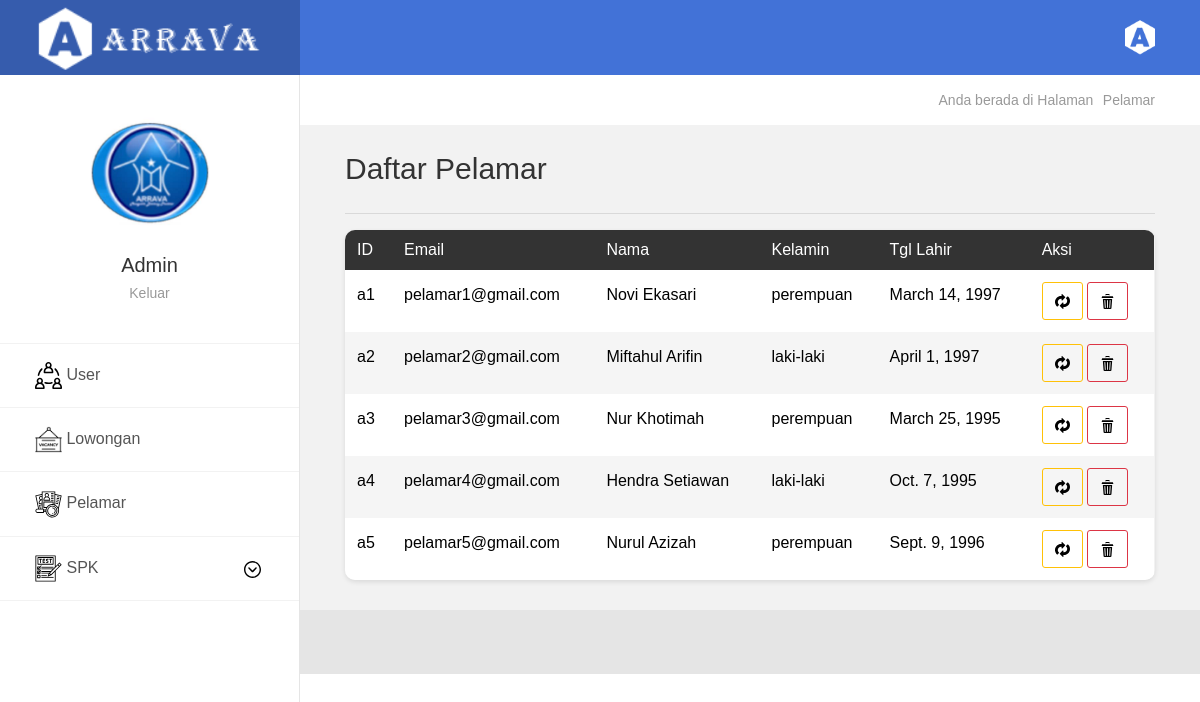
The page /account/lihat_cand (signed in) on the database its author committed.
### account/models.py (models this page shows, shortened)
class candidate(models.Model):
	JENKEL = {
		('laki-laki', 'Laki-laki'),
		('perempuan', 'Perempuan'),
	}
	STAT = {
		('seleksi', 'Seleksi'),
		('diterima', 'Diterima'),
		('ditolak', 'Ditolak'),
	}
	LUL = {
		('d1', 'D1'),
		('d2', 'D2'),
		('d3', 'D3'),
		('d4', 'D4'),
		('s1', 'S1')
	}
	id_candidate	= models.CharField(max_length=3, default=increment_candidate, primary_key=True)
	nama_depan		= models.CharField(max_length=25, null=True)
	nama_belakang	= models.CharField(max_length=25, null=True)
	jenis_kelamin	= models.CharField(max_length=25, choices=JENKEL, default='laki-laki')
	tgl_lahir		= models.DateField(blank=True, null=True)
	no_telp			= models.CharField(max_length=13, null=True, blank=True, validators=[validators.MinLengthValidator(10)])
	alamat	 		= models.TextField(null=True, blank=True)
	foto_profil		= models.ImageField(default='default.jpg', blank=True)
	cv				= models.FileField(default='cv.pdf', blank=True)
	status			= models.CharField(max_length=25, choices=STAT, default='seleksi')
	cand_mail 		= models.OneToOneField(
							users,
							null=True,
							blank=True,
							on_delete=models.CASCADE,
							limit_choices_to={'is_leader':False, 'is_staff':False}
						)

class users(AbstractBaseUser, PermissionsMixin):
	id_user		= models.AutoField(auto_created=True, primary_key=True, serialize=False)
	email		= models.EmailField(max_length=25, unique=True, validators=[validate_email])
	is_active	= models.BooleanField(default=True)
	is_leader 	= models.BooleanField(default=False)
	is_staff 	= models.BooleanField(default=False)
	is_superuser= models.BooleanField(default=False)
	date_joined	= models.DateTimeField(auto_now_add=True, editable=True, blank=True, null=True)
	last_login	= models.DateTimeField(auto_now=True, editable=True, blank=True, null=True)
	USERNAME_FIELD	= 'email'
	REQUIRED_FIELDS	= []
	objects			= users_manager()
	def __str__(self):
		return self.email

### account/decorators.py (the view)
	def wrapper_func(request, *args, **kwargs):
		if request.user.is_authenticated:
			if request.user.is_staff == True or request.user.is_leader == True:
				return view_func(request, *args, **kwargs)
			else:
				return HttpResponse('Anda tidak memiliki akses ke Halaman ini')

### account/views.py (called while the page is built)
@login_required(login_url='login1')
@admin_leader
@lowongan_ada
def lihat_candV(request):
	db_cand = candidate.objects.order_by('id_candidate')
	db_low	= lowongan.objects.all()
	db_verif= verify.objects.all()
	low_status = ''
	if db_low.exists():
		low_status = db_low[0].status
	verif_ada = False
	if db_verif.exists():
		verif_ada = db_verif[0].verifikasi
	context = {
		'judul'		:'Pelamar',
		'judul_isi'	:'Daftar Pelamar',
		'tabel'		:db_cand,
		'jumlah'	:db_cand.count(),
		'status'	:low_status,
		'verif' 	:verif_ada,
	}
	return render(request, 'account/lihat_candidate.html', context)

### account/templates/account/lihat_candidate.html (shortened to what this page needs)
{% extends "base_menu/base.html" %}
{% load static %}
{% block isi %}
<div class="page-wrapper">
	{% if request.user.is_staff is True %}
	{% include "base_menu/sideA.html" %}
	{% elif request.user.is_leader is True %}
	{% include "base_menu/sideL.html" %}
	{% endif %}
	<div class="page-container2">
		{% include "base_menu/header.html" %}
		{% include "base_menu/breadcrumb.html" %}
		<section>
			<div class="section__content section__content--p30">
				<div class="container-fluid">
					<br>
					<div class="row">
						<div class="col-md-12">
							<div class="overview-wrap">
								<h2 class="title-1 m-b-10">{{judul_isi}}</h2>
							</div>
							<hr>
							<div class="table-responsive table--no-card m-b-30">
								<table class="table table-borderless table-striped table-earning">
									<thead class="">
										<tr>
											<th>ID</th>
											<th>Email</th>
											<th>Nama</th>
											<th>Kelamin</th>
											<th>Tgl Lahir</th>
											{% if request.user.is_staff is True %}
											<th>Aksi</th>
											{% else %}
											<th scope="col">Detail</th>
											{% endif %}
										</tr>
									</thead>
									<tbody class="">
										{% for data in tabel %}
										<tr>
											<td>{{data.id_candidate}}</td>
											<td class="desc">{{data.cand_mail}}</td>
											<td>{{data.nama_depan}} {{data.nama_belakang}}</td>
											<td>{{data.jenis_kelamin}}</td>
											<td>{{data.tgl_lahir}}</td>
											{% if request.user.is_staff is True %}
											{% if verif is True %}
											<td>
												<span class="status--process">Selesai</span>
											</td>
											{% else %}
											<td>
												<a href="{% url 'account:ubah_cand' data.id_candidate %}" class="btn btn-outline-warning" title="Ubah Data Pelamar">
													<img src="{% static "images/icon/loop.svg" %}" style="width:15px;">
												</a>
												<a href="{% url 'account:hapus_cand' data.id_candidate %}" class="btn btn-outline-danger" title="Hapus Data Pelamar">
													<img src="{% static "images/icon/delete.svg" %}" style="width:15px;">
												</a>
											</td>
											{% endif %}
											{% elif request.user.is_leader is True %}
											<td>
												<a href="{% url 'account:detail_cand' data.id_candidate %}" class="btn btn-outline-secondary" title="Detail Data Pelamar">
													<img src="{% static "images/icon/info.svg" %}" style="width:15px;">
												</a>
											</td>
											{% endif %}
										</tr>
										{% endfor %}
									</tbody>
								</table>
							</div>
						</div>
					</div>
				</div>
			</div>
		</section>
	</div>
</div>
{% endblock isi %}

### rows shown on the page
candidate: id_candidate "a1", cand_mail "pelamar1@gmail.com", nama_depan "Novi", nama_belakang "Ekasari", jenis_kelamin "perempuan", tgl_lahir "March 14, 1997"
candidate: id_candidate "a2", cand_mail "pelamar2@gmail.com", nama_depan "Miftahul", nama_belakang "Arifin", jenis_kelamin "laki-laki", tgl_lahir "April 1, 1997"
candidate: id_candidate "a3", cand_mail "pelamar3@gmail.com", nama_depan "Nur", nama_belakang "Khotimah", jenis_kelamin "perempuan", tgl_lahir "March 25, 1995"
candidate: id_candidate "a4", cand_mail "pelamar4@gmail.com", nama_depan "Hendra", nama_belakang "Setiawan", jenis_kelamin "laki-laki", tgl_lahir "Oct. 7, 1995"
candidate: id_candidate "a5", cand_mail "pelamar5@gmail.com", nama_depan "Nurul", nama_belakang "Azizah", jenis_kelamin "perempuan", tgl_lahir "Sept. 9, 1996"

### other values the page prints
{{ judul }} "Pelamar"
{{ judul_isi }} "Daftar Pelamar"
